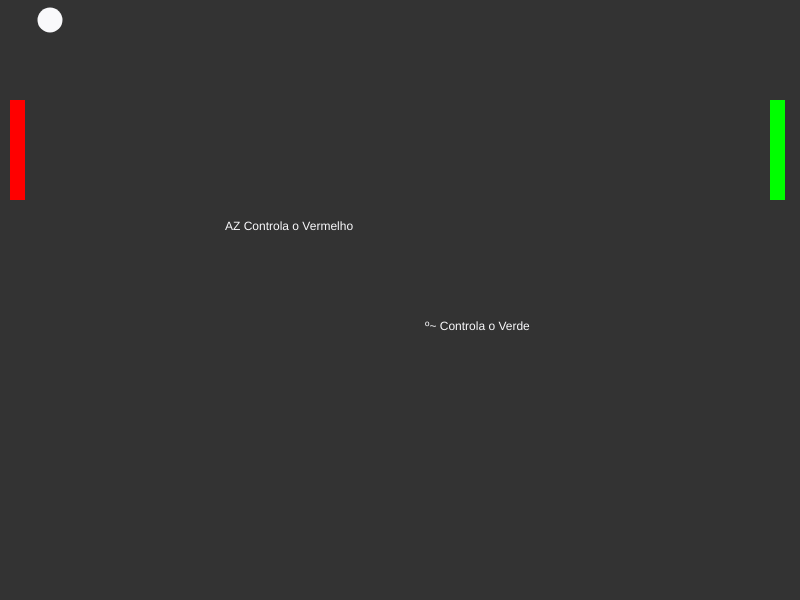
Frame 1 (no input)
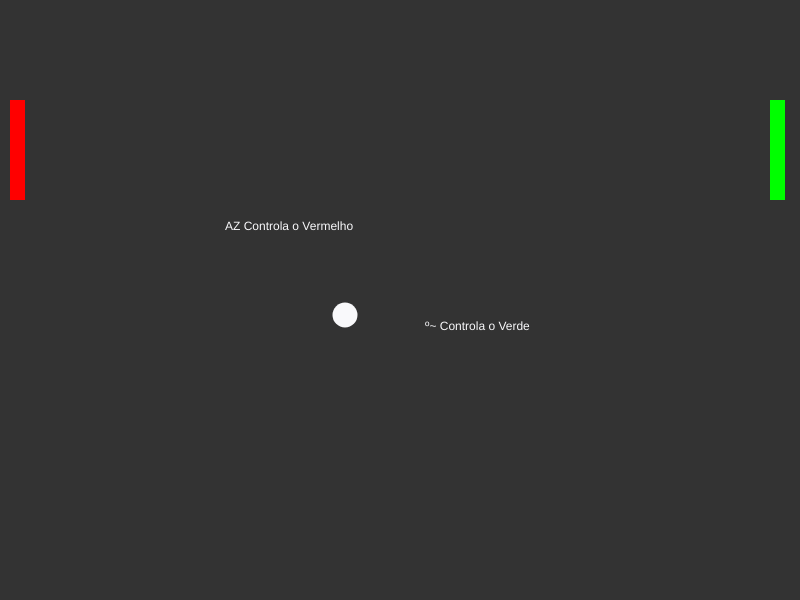
Frame 60 (no input)
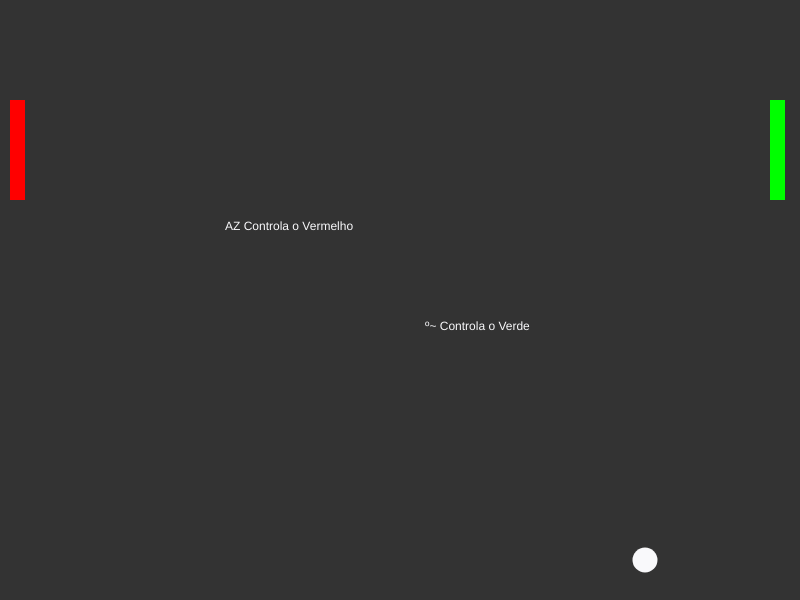
Frame 120 (the mouse pressed at the canvas centre since frame 60)

The p5.js sketch that drew these frames (run headless with seeded random() and noise() and a simulated clock; from frame 60 on, the mouse is pressed at the canvas centre):

// p5.js sketch
// ── sketch.js
var Pingpong = false;
var barraEs = {
  x: 10,
  y: 100,
  w: 15,
  h: 100,
};
var barraDir = {
  x: 770,
  y: 100,
  w: 15,
  h: 100,
};
var bola = {
  x: 50,
  y: 20,
  diam: 25,
  speedX: 5,
  speedY: 5,
};
var speedX = 5;
var speedY = 5;
var barraSpeed = 12;





function setup() {
  createCanvas(800, 600);
  

}

function draw() {

  
  Pingpong === true;
  
  
    background(51);
    noStroke();

  createbarraEs();
  createbarraDir();
  createbola();
  bolaBounceTopAndBottom();
  bolaBounceDir();
  bolaBounceEs();
  text("AZ Controla o Vermelho", 225, 230);
  text("º~ Controla o Verde", 425, 330);
  

}
  function createbola() {
    
    fill(249, 249, 251);
    ellipse(bola.x, bola.y, bola.diam, bola.diam);

    bola.x = bola.x + speedX;
    bola.y = bola.y + speedY;
  }



  function createbarraEs() {
    
    fill(255, 0, 0);
    rect(barraEs.x, barraEs.y, barraEs.w, barraEs.h);
    
    if (keyIsDown(90) === true) {
      if (barraEs.y + barraEs.h < height - 5) {
        barraEs.y = barraEs.y + barraSpeed;
      }
    }
    if (keyIsDown(65) === true) {
      if (barraEs.y > 5) {
        barraEs.y = barraEs.y - barraSpeed;
      }
    }
  }

  function createbarraDir () {
    
    fill(0, 255, 0);
    rect(barraDir.x, barraDir.y, barraDir.w, barraDir.h);
    

    if (keyIsDown(191) === true) { 
      if (barraDir.y + barraDir.h < height - 5) {
        barraDir.y = barraDir.y + barraSpeed;
      }
    }
    if (keyIsDown(222) === true) { 
      if (barraDir.y > 5) {
        barraDir.y = barraDir.y - barraSpeed;
      }
    }

  }

  function bolaBounceTopAndBottom() {

    
    if (bola.y + 12.5 > height || bola.y < 12.5 && bola.x > 0 && bola.x < width && bola.y > 0 && bola.y < height) {
      speedY = speedY * -1; 
      bola.y = bola.y + speedY; 
      

    }

  }
function bolaBounceDir() {
  
    if (bola.x + 12.5 > barraDir.x && bola.y + 12.5 > barraDir.y && bola.y + 12.5 < barraDir.y + barraDir.h && bola.x > 0 && bola.x < width && bola.y > 0 && bola.y < height) {
      speedX = speedX * -1; 
      bola.x = bola.x + speedX; 
      


    }
    
    else if (bola.y + 12.5 > barraDir.y && bola.y < barraDir.y + barraDir.y + barraDir.h && bola.x + 12.5 > barraDir.x && bola.x < barraDir.x + barraDir.x && bola.x > 0 && bola.x < width && bola.y > 0 && bola.y < height) {
      speedY = speedY * -1; 
      bola.y = bola.y + speedY; 
      
    }

  
    else if (bola.y + 12.5 < barraDir.y + barraDir.h && bola.y > barraDir.y && bola.x > barraDir.x && bola.x < barraDir.x + barraDir.h && bola.x > 0 && bola.x < width && bola.y > 0 && bola.y < height) {
      speedY = speedY * -1; 
      bola.y = bola.y + speedY; 
      
    }
  }

function bolaBounceEs() {
   
    if (bola.x - 12.5 < barraEs.x + barraEs.w && bola.y + 12.5 > barraEs.y && bola.y + 12.5 < barraEs.y + barraEs.h && bola.x > 0 && bola.x < width && bola.y > 0 && bola.y < height) {
      speedX = speedX * -1; 
      bola.x = bola.x + speedX; 
      
    }
  }
